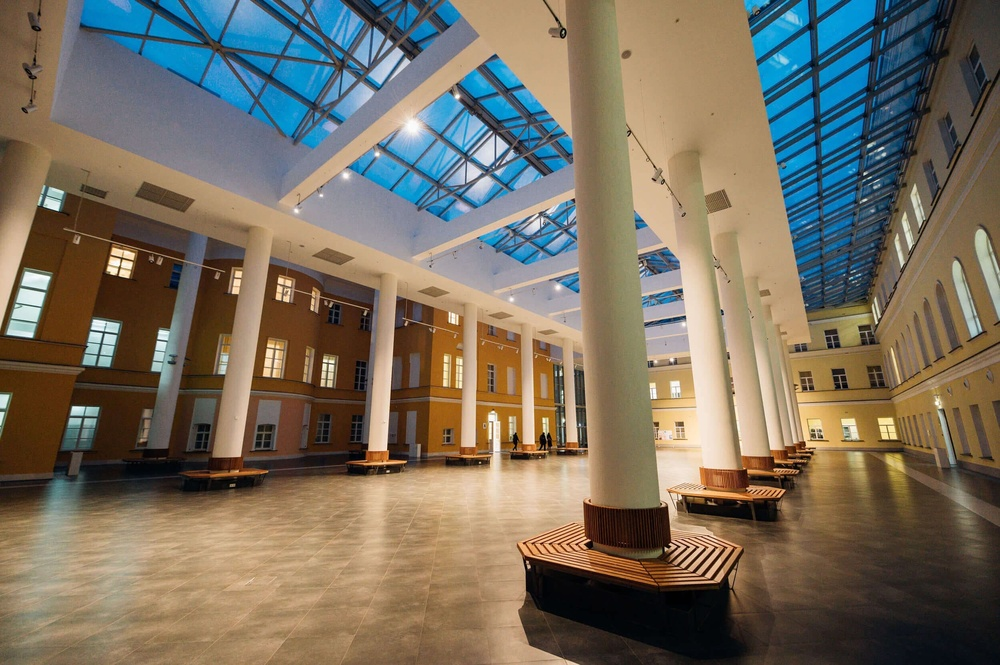
#> input picture homeworks/HW3/HSE.jpg, 1000 x 665 px, shrunk from 2500 x 1663 before the run
$ jupyter execute --allow-errors HW3_SDE.ipynb   (shell and % lines are left out)
#> lines starting #> are read from the running program, lines starting #| are printed output that depends on the picture
# Стохастический анализ (2024)
# Домашнее Задание 3

ВАШЕ ИМЯ ЗДЕСЬ

Оценка: ?? из 100

Задачи: ?? из 50

Ноутбук: ?? из 50

Дедлайн: ??, 2359МСК

Решённый ноутбук нужно засабмитить в класрум курса

Пожалуйста, называйте файл(ы) в формате <Имя>HW1.pdf или <Имя>HW1.ipynb. Например, KaledinHW1.pdf и KaledinHW1.ipynb.

[cell 1]
from tqdm import tqdm
import numpy as np

import cv2# для последнего задания, устанавливается pip install opencv-python
from skimage.draw import line as skline#pip install skimage

import matplotlib.pyplot as plt
import scipy.interpolate as spint

В этом домашнем задании мы поисследуем численные методы для стохастических дифференциальных уравнений и познакомимся с одним интересным и далеко обещающим примером из статистической физики: диффузией Ланжевена (Langevin diffusion). Нам пригодятся солверы с семинаров, также мы допишем ещё несколько новых:
- метод Мильштейна и
- метод Рунге-Кутты.

Класс SDESolver и дочерние солверы нужно будет модернизировать для экспериментов, как это сделать, смотрите ниже. Пока мы оставляем обычный режим решения задачи Коши.

#> (a cell that did not finish here is left out)

## Исследуем точность численных схем (20 баллов)

В отличии от детерминированного случая, есть несколько видов сходиостей.

**Сильный порядок сходимости** равен $k$, если для численного решения $Y_n^{\Delta t}$ верно с какой-то константой $C$

$$
\mathbb{E} \left\vert Y_n^{\Delta t} - X_T \right\vert \leq С (\Delta t)^k.
$$

Это по сути порядок сходимости в смысле $L^p$.

**Слабый порядок сходимости** по отношению к классу функций $f \in \mathcal{C}$ равен $k$, если для численного решения $Y_n^{\Delta t}$ верно с какой-то константой $C$
$$
\left\vert \mathbb{E}  f(Y_n^{\Delta t}) - f(X_T) \right\vert \leq С (\Delta t)^k.
$$

### Как соотносятся сильный и слабый порядок? (5 баллов)

Пусть $\mathcal{C}$ -- множество липшицевых функций с общей константной Липшица $K$. Докажите, что в этом случае слабый порядок больше или равен сильного.

ВАШЕ РЕШЕНИЕ ТУТ

### Новые численные схемы (20 баллов)

Для краткости как обычно будем писать для приращений

$$
\Delta W_k = W_{t_{k+1}} - W_{t_{k}}, \quad \Delta_k = t_{k+1} - t_k,
$$
а вместо объёмной $X^{\Delta}_{t_k}$ будем писать просто $X_{t_k}$ для численного решения и $X_t$ для истинного.

#### Метод Мильштейна

Подходит для уравнений вида

$$
dX_t = b(X_t) dt + \sigma(X_t) dW_t,
$$

где $b$ дифференцируема. За счёт этого требования можно скорректировать вычисление следующего шага:

$$
X_{t_{k+1}} = X_{t_k} + b(X_{t_k}) \Delta_k + \sigma(X_{t_k}) \Delta W_k + \frac{1}{2}\sigma(X_{t_k})\sigma'(X_{t_k})\left( (\Delta W_k)^2 - \Delta_k\right).
$$
Есть [аналог](https://etd.ohiolink.edu/acprod/odb_etd/ws/send_file/send?accession=case1597879378514956&disposition=inline) для многомерного случая, но мы не будем об этом.

#> (a cell that did not finish here is left out)

### Метод Рунге-Кутты

Один из методов Рунге-Кутты. Это одношаговый, но двухэтапный метод, который выглядит так:

$$
\begin{align*}
&K_1 = X_{t_k} + \Delta b(X_{t_k}) + \sigma(X_{t_k})\sqrt{\Delta},\\
&X_{t_{k+1}} = X_{t_k} + \Delta b(X_{t_k}) + \sigma(X_{t_k})\Delta W_k + \frac{1}{2 \sqrt\Delta}\left( \sigma(K_1) - \sigma(X_{t_k})\right) \left( (\Delta W_k)^2 - \Delta\right),
\end{align*}
$$
Разрабатывать схемы более высокой точности в стохастическом случае гораздо сложнее, чем в детерминированном.

[Подробнее](https://www.mathematik.tu-darmstadt.de/media/mathematik/forschung/preprint/preprints/2354.pdf) и [ещё](https://users.aalto.fi/~ssarkka/course_s2014/handout5.pdf)

#> (a cell that did not finish here is left out)

### Тестируем порядок сходимости на модели GBM

Мы точно знаем решение уравнения

$$
dX_t = \mu X_t dt + \sigma X_t dW_t, \quad X_0 = x_0.
$$

Это геометрическое Броуновское движение
$$
X_t = x_0 e^{(\mu - \sigma^2/2)t + \sigma W_t}.
$$

Чтобы протестировать сильный порядок сходимости, нам понадобится помаксимуму уменьшить случайность.

Чтобы оценить порядок точности, будем следовать такой схеме для каждого $\Delta$ (выбираем константный шаг по времени):
0. Задаём сетку размера $2^p+1$, чтобы можно было брать подсетки с шагом, изменяющимся в два раза.
1. Фиксируем seed (100500), семплируем $N$ траекторий GBM ($X_t$) в точках $t_0=0,....,t_{n-1}=T$.
2. Фиксируем seed (100500), семплируем $N$ траекторий Винеровского процесса в точках $t_0=0,....,t_{n-1}=T$.
3. Используя предвычисленный Винеровский процесс, считаем решения численных схем для временных сеток с шагами $1/2^k$ при $k=2,..,p$.
4. Оцениваем по Монте-Карло (потраекторно) значения ошибок сильной и слабой сходимости (слабую сейчас меряем для функции $f(x)=x^5$):

   $$
        \hat{\varepsilon}^{strong}_{\Delta} = \mathbb{E} \left\vert \hat{X}^{\Delta}_{t_{n-1}} - X_{T} \right\vert, \quad  \hat{\varepsilon}^{weak}_{\Delta} = \left\vert \mathbb{E}  \left(\hat{X}^{\Delta}_{t_{n-1}} - X_{T}\right) \right\vert.
   $$

Далее по полученным значениям $(\Delta_1,\hat{\varepsilon}^{strong}_{\Delta_1},\hat{\varepsilon}^{weak}_{\Delta_1}),..,(\Delta_K,\hat{\varepsilon}^{strong}_{\Delta_K},\hat{\varepsilon}^{weak}_{\Delta_K})$ строим линейную регрессии
$$
\ln\hat{\varepsilon}^{strong}_{\Delta} \sim const + \ln \Delta, \quad  \ln \hat{\varepsilon}^{weak}_{\Delta} \sim const + \ln \Delta,
$$
коэффициент перед $\Delta$ будет оценкой порядка точности.

Чтобы провести такой эксперимент, понадобится аккуратно пробросить в solver предвычисленный Винеровский процесс.

[cell 5]
class WienerDriftProcess:

    # [32 lines left out: functions __init__, sampleTrajs, not called in this run]

class GBMModel:

    # [21 lines left out: functions __init__, sampleTrajs, not called in this run]

#> (a cell that did not finish here is left out)

[cell 7]
# [32 lines left out: functions makeExperiment, estimateReg, constructFunctionFromReg, not called in this run]

#> (a cell that did not finish here is left out)

#> (a cell that did not finish here is left out)

[cell 10]
f, (ax1,ax2)  =plt.subplots(1,2, figsize=(9,4))

ax1.grid()
ax1.set_title("Weak Errors",fontsize=16)
ax1.set_xlabel('X1',fontsize=16)
ax1.set_ylabel('X2',fontsize=16)
ax1.tick_params(axis='x', labelsize=14)
ax1.tick_params(axis='y', labelsize=14)
#> (the rest of this cell did not finish here and is left out)

Какой получился порядок сходимости?

ВАШ КОММЕНТАРИЙ

## Диффузия Ланжевена (30 баллов)

С диффузией Ланжевена мы познакомимся чуть позже, когда будем обсуждать Марковские процессы. Этот процесс задаётся как

$$
dX_t = (\nabla_x \ln p)(X_t) dt + \sigma dW_t,
$$

Этот процесс необычный тем, что он обладает свойством эргодичности. С какого бы распределения $X_0 \sim F_0$ мы не начали, $X_t$ будет сходиться с ростом времени по распределению к $X_* \sim p(\cdot)$. Благодаря этому свойству, диффузия Ланжевена стала одним из инструментов семплирования из сложных и обычно многомерных вероятностных распределений. Она даёт одно из решений проблеме семплирования в многомерном случае (где способов очень мало):
1. Почти универсальный способ (есть сложности, но вообще очень широко распространено).
2. Для любой размерности.
3. Плотность $p$ можно знать только с точностью до нормировочной константы, её часто больно считать в байесовских оценках или ЕМ-алгоритме.
4. Доступны ЦПТ(!) и ЗБЧ(!) для выборочных средних последовательных оценок, которые вообще зависимые, но со временем благодаря эргодичности как бы забывают об этом. То есть, можно просимулировать до какого-то $t=10000$ и далее уже приближённо работают ЦПТ и ЗБЧ, это так называемый разогрев (burn-in period).

Но есть и минусы:
1. Можно долго ждать сходимости, если не повезёт с начальным распределением или с распределением $p$.
2. Нужно экспериментировать с параметрами численного метода, чтобы получить приемлемый уровень сходимости и не ждать долго.
3. Чтобы обойти все моды, нужно прибегать к дополнительным трюкам.

Такой метод называется Unadjusted Langevin Algorithm или коротко ULA.

### Простой пример (10 баллов)

Давайте посмотрим, что будет с семплами и с траекториями, если взять (с точностью до нормировки)

$$
p(x,y)= exp\left(-\frac{0.8x^2 + (y-\vert x\vert ^{2/3})^2}{4}\right).
$$

Нарисуйте график этой плотности.

[cell 11]
#YOUR CODE

def coolDensity(x,y):
    return #??


f, ax1 = plt.subplots(figsize=(7,4))

ax1.grid()
ax1.set_title('Красивая плотность',fontsize=16)
ax1.set_xlabel('X1',fontsize=16)
ax1.set_ylabel('X2',fontsize=16)
ax1.tick_params(axis='x', labelsize=14)
ax1.tick_params(axis='y', labelsize=14)

#возможно, типа contours contourf.....

Используя численные методы, просимулируйте 500 траекторий до достаточно позднего момента (например, $1000$), задав начальное условие из данного стартового распределения (см. ниже).

Нарисуйте ниже на разных графиках с помощью scatter положение траекторий на плоскости в начальный момент и в моменты (примерно) $250,500,750,1000$.

На отдельном графике с помощью plot нарисуйте одну траекторию.

Поисследуйте с помощью гистограмм, когда примерно заканчивается период прогрева?

#> (a cell that did not finish here is left out)

#> (a cell that did not finish here is left out)

[cell 14]
#plots

[cell 15]
#plots

ВАШИ ПОЯСНЕНИЯ

[cell 16]
#ВАШ КОД

ВАШИ ПОЯСНЕНИЯ

## Красивый художественный эффект (20 баллов)

Давайте попробуем сделать что-то красивое. Диффузия Ланжевена по своей конструкции случайно блуждает по пространству, но как бы тяготеет к модам распределения. Случайные блуждания можно использовать для получение интересных художественных эффектов.

Давайте считаем фотографию и обратим своё внимание на канал яркости. Если изображение более светлое, то на контрасте будут скорее самые тёмные места и наоборот. Нам понадобится openCV (импортирован в начале как cv2).

[cell 17]
def read_image(filename):
        """Reads an image and returns a RGB image. If the imported image has an alpha channel, this is
        blended as if there were a white canvas underneath in order to give
        a RGB image

        Args:
            filename (_type_): _description_

        Returns:
            _type_: _description_
        """
#> called with filename = './HSE.jpg'

        # Import in the image
        img = cv2.imread(filename, cv2.IMREAD_UNCHANGED)
#> img is the input picture: shape (665, 1000, 3); mean B, G, R 95.4, 110.6, 119.6

        # Handle transparency
        if (img.shape[2] == 4):
            img_rgb = img[:, :, :3]
            img_alpha = img[:, :, 3]

            alpha = img_alpha[:, :, np.newaxis].astype(np.float32) / 255.0
            alpha = np.concatenate((alpha, alpha, alpha), axis=2)

            img = img_rgb.astype(np.float32)*alpha + \
                np.ones_like(img_rgb)*255*(1-alpha)
            img = img.astype(np.uint8)

        return img

[cell 18]
inputFilename="./HSE.jpg"
img = read_image(inputFilename)
imgRGB = cv2.cvtColor(img, cv2.COLOR_BGR2RGB)#since opencv permutes channels to BGR

[cell 19]
f, ax = plt.subplots(figsize=(9,5))

ax.set_title("HSE Atrium")
ax.imshow(imgRGB)

Чтобы получить яркость, нужно усреднить по цветовому каналу и отнормировать на 255(максимальное значение цвета).

[cell 20]
brightnessDensity = 1-np.mean(imgRGB,axis=-1)/255#darkness map
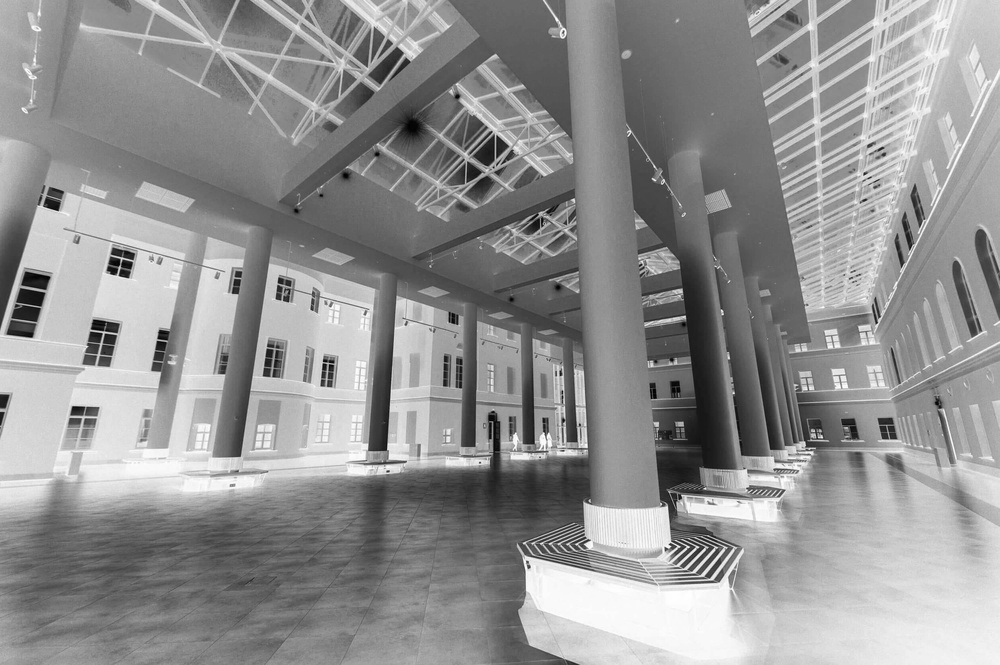
#> brightnessDensity: shape (665, 1000) float64; min 0, max 1, mean 0.574

[cell 21]
f, (ax1,ax2) = plt.subplots(1,2,figsize=(18,5))

ax1.set_title("HSE Atrium")
ax1.imshow(imgRGB)

ax2.set_title("HSE Atrium, Darkness")
im2=ax2.imshow(brightnessDensity,cmap='hot')
plt.colorbar(im2, ax=ax2)
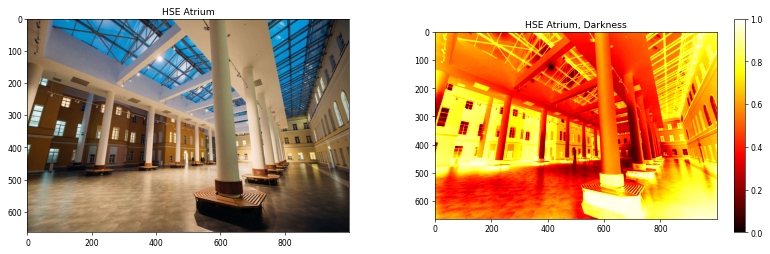
#> figure drawn by matplotlib, 3 panels
